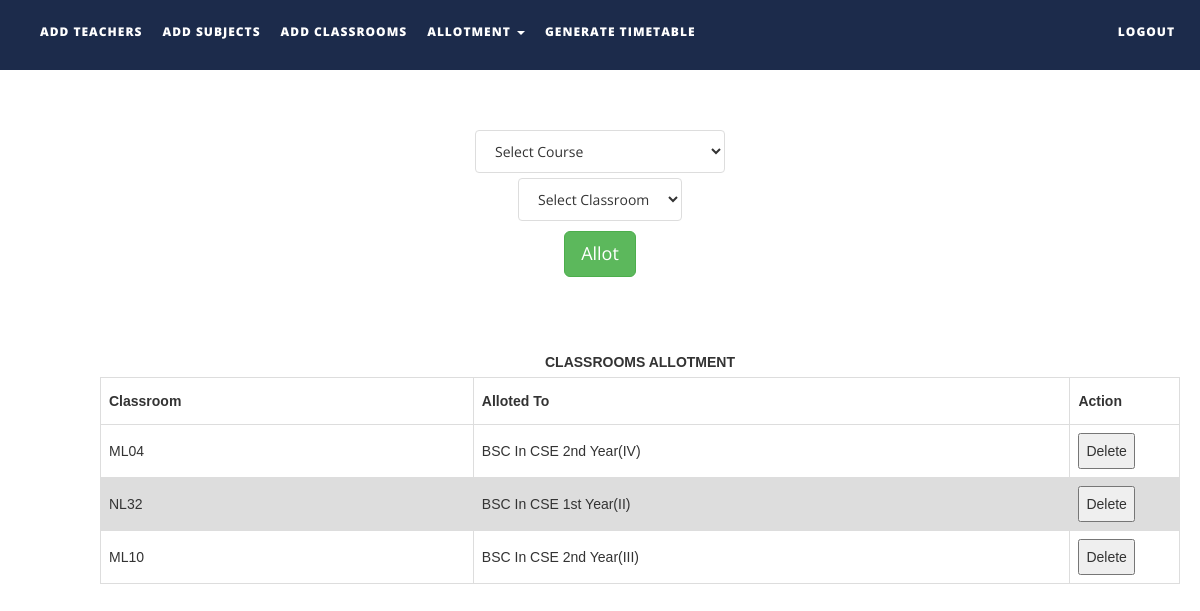
Page /ttms/files/allotclasses.php on the committed database.
### tables this page shows
CREATE TABLE `classrooms` (
  `name` varchar(30) NOT NULL,
  `status` int(1) NOT NULL
);

### ttms/files/allotclasses.php (the view, shortened to what this page needs)
<!DOCTYPE html>
<html xmlns="http://www.w3.org/1999/xhtml">
<head>
    <link href="assets/css/bootstrap.css" rel="stylesheet"/>
    <link href="assets/css/font-awesome.min.css" rel="stylesheet"/>
    <link href="assets/css/flexslider.css" rel="stylesheet"/>
    <link href="assets/css/style.css" rel="stylesheet"/>
</head>
<body>
<div class="navbar navbar-inverse navbar-fixed-top " id="menu">
    <div class="container">
        <div class="navbar-collapse collapse move-me">
            <ul class="nav navbar-nav navbar-left">
                <li><a href="addteachers.php">ADD TEACHERS</a></li>
                <li><a href="addsubjects.php">ADD SUBJECTS</a></li>
                <li><a href="addclassrooms.php">ADD CLASSROOMS</a></li>
                <li class="dropdown"><a class="dropdown-toggle" data-toggle="dropdown" aria-expanded="false">ALLOTMENT
                        <span class="caret"></span></a>
                </li>
                <li><a href="generatetimetable.php">GENERATE TIMETABLE</a></li>
            </ul>
            <ul class="nav navbar-nav navbar-right">
                <li><a href="index.php">LOGOUT</a></li>
            </ul>
        </div>
    </div>
</div>
<br>
<form action="allotclasses.php" method="post" style="margin-top: 100px">
    <div align="center">
        <select name="course" class="list-group-item">
            <option selected disabled>Select Course</option>
        </select>
    </div>
    <div align="center" style="margin-top: 5px">
        <select name="in_class" class="list-group-item">
            <?php
            $q = mysqli_query(mysqli_connect("localhost", "root", "", "ttms"),
                "SELECT * FROM classrooms");
            $row_count = mysqli_num_rows($q);
            if ($row_count) {
                $mystring = '
                <option selected disabled>Select Classroom</option>';
                while ($row = mysqli_fetch_assoc($q)) {
                    if ($row['status'] != 0)
                        continue;
                    $mystring .= '<option value="' . $row['name'] . '">' . $row['name'] . '</option>';
                }
                echo $mystring;
            }
            ?>
        </select>
    </div>
    <div align="center" style="margin-top: 10px;">
        <button type="submit" class="btn btn-success btn-lg">Allot</button>
    </div>
</form>
<div align="center">
    <table id="allotedclassroomstable">
        <caption><strong>CLASSROOMS ALLOTMENT</strong></caption>
        <tr>
            <th width="250">Classroom</th>
            <th width="400">Alloted To</th>
            <th width="60">Action</th>
        </tr>
        <tbody>
        <?php
        $q = mysqli_query(mysqli_connect("localhost", "root", "", "ttms"),
            "SELECT * FROM classrooms ");
        $courses = array('BSC In CSE 1st Year(I)', 'BSC In CSE 1st Year(II)', 'BSC In CSE 2nd Year(III)', 'BSC In CSE 2nd Year(IV)', 'BSC In CSE 3rd Year(V)', 'BSC In CSE 3rd Year(VI)', 'BSC In CSE 4th Year(VII)', 'BSC In CSE 4th Year(VIII)');
        while ($row = mysqli_fetch_assoc($q)) {
            echo "<tr><td>{$row['name']}</td>
                    <td>{$courses[$row['status']-1]}</td>
                    <td><button>Delete</button></td>
                  </tr>\n";
        }
        ?>
        </tbody>
    </table>
</div>

### ttms/files/assets/css/style.css (style rules this page uses)
#menu { background-color: rgba(28, 43, 75, 1); color: #fff; font-size: 12px; font-weight: 900; letter-spacing: 1px; min-height: 70px; }
.navbar-inverse { border-color: transparent; }
.navbar-inverse .navbar-nav > li > a, .navbar-inverse .navbar-nav > li > a:hover { color: #FFF; padding: 22px 10px; }

### ttms/files/allotclasses.php (style rules this page uses)
table { margin-top: 70px; margin-bottom: 50px; font-family: arial, sans-serif; border-collapse: collapse; margin-left: 80px; width: 90%; }
td, th { border: 1px solid #dddddd; text-align: left; padding: 8px; }
tr:nth-child(even) { background-color: #dddddd; }

### rows in the picture
classrooms: name "ML04", status "BSC In CSE 2nd Year(IV)"
classrooms: name "NL32", status "BSC In CSE 1st Year(II)"
classrooms: name "ML10", status "BSC In CSE 2nd Year(III)"
